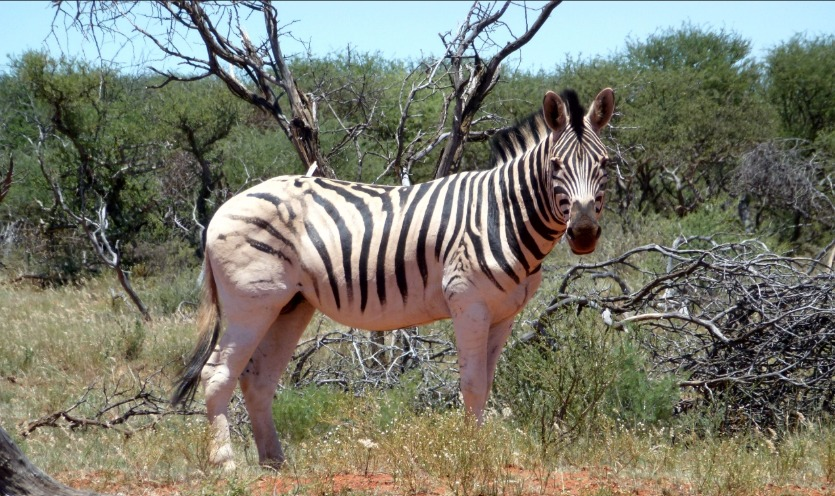
#> input picture LAB/Experiment 16/image.jpg, 835 x 496 px
$ python sobel.py   (older library calls are emulated)
#> lines starting #> are read from the running program, lines starting #| are printed output that depends on the picture
import cv2

image = cv2.imread("image.jpg")
#> image is the input picture: shape (496, 835, 3); mean B, G, R 108.3, 121.8, 121.7

if image is None:
    print("ERROR: Image not found!")
else:
    gray = cv2.cvtColor(image, cv2.COLOR_BGR2GRAY)
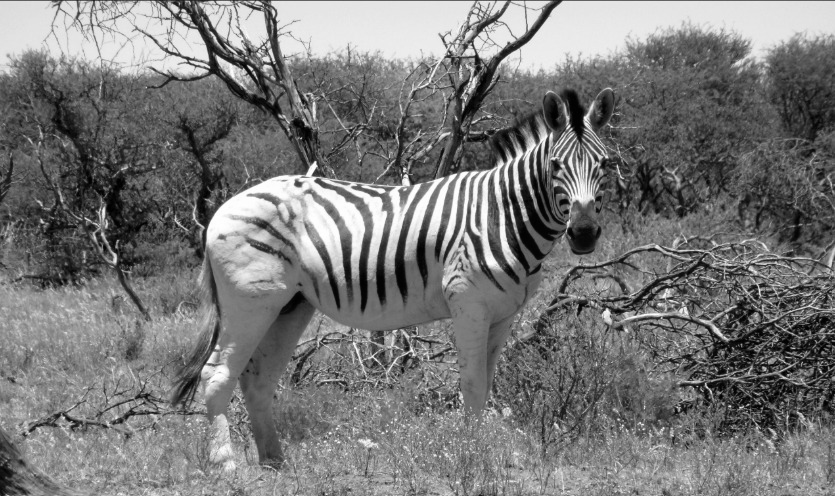
#> gray: shape (496, 835); min 0, max 255, mean 120.2

    sobel_x = cv2.Sobel(gray, cv2.CV_64F, 1, 0, ksize=3)
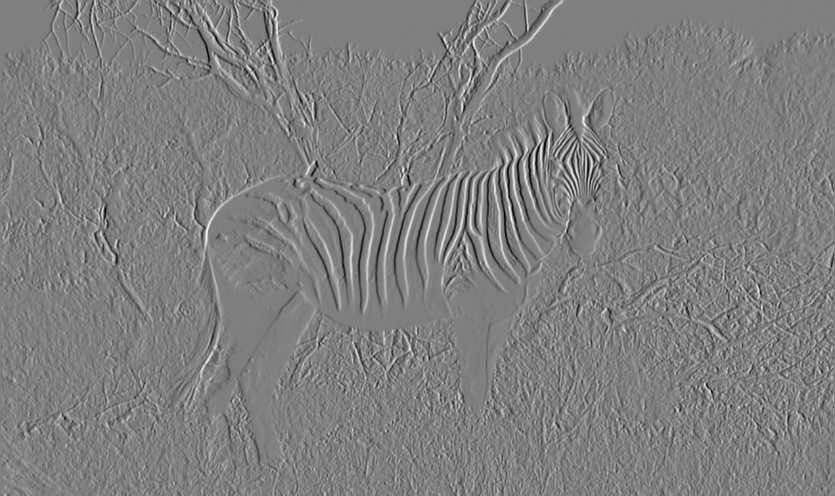
#> sobel_x: shape (496, 835) float64; min -807, max 806, mean -0.2; drawn with min black and max white
    sobel_y = cv2.Sobel(gray, cv2.CV_64F, 0, 1, ksize=3)
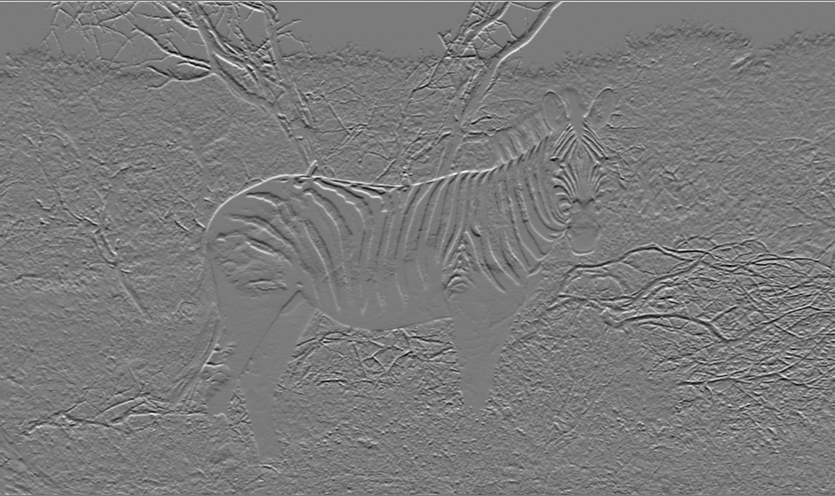
#> sobel_y: shape (496, 835) float64; min -731, max 783, mean -0.1; drawn with min black and max white

    sobel_x = cv2.convertScaleAbs(sobel_x)
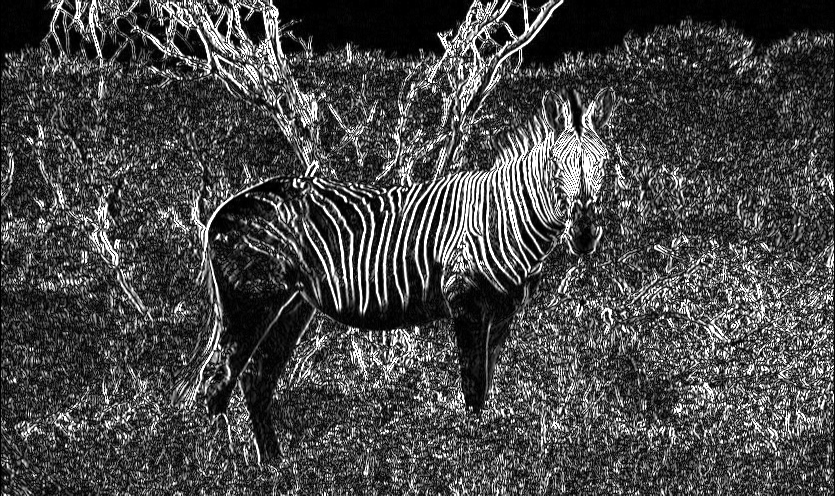
#> sobel_x: shape (496, 835); min 0, max 255, mean 71.6
    sobel_y = cv2.convertScaleAbs(sobel_y)
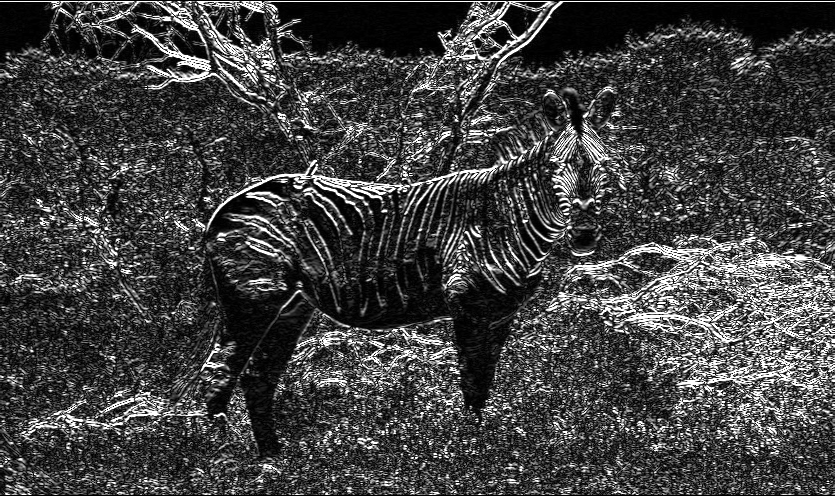
#> sobel_y: shape (496, 835); min 0, max 255, mean 65.9

    result = cv2.addWeighted(sobel_x, 0.5, sobel_y, 0.5, 0)
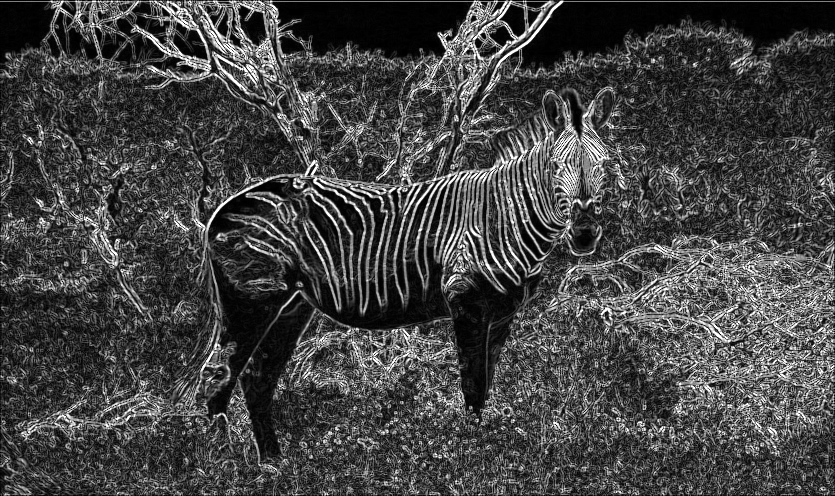
#> result: shape (496, 835); min 0, max 255, mean 68.7

    cv2.imshow("Original Image", image)
    cv2.imshow("Sobel X", sobel_x)
    cv2.imshow("Sobel Y", sobel_y)
    cv2.imshow("Sobel Edge Detection", result)

    cv2.imwrite("sobel_output.jpg", result)
    cv2.waitKey(0)
    cv2.destroyAllWindows()
